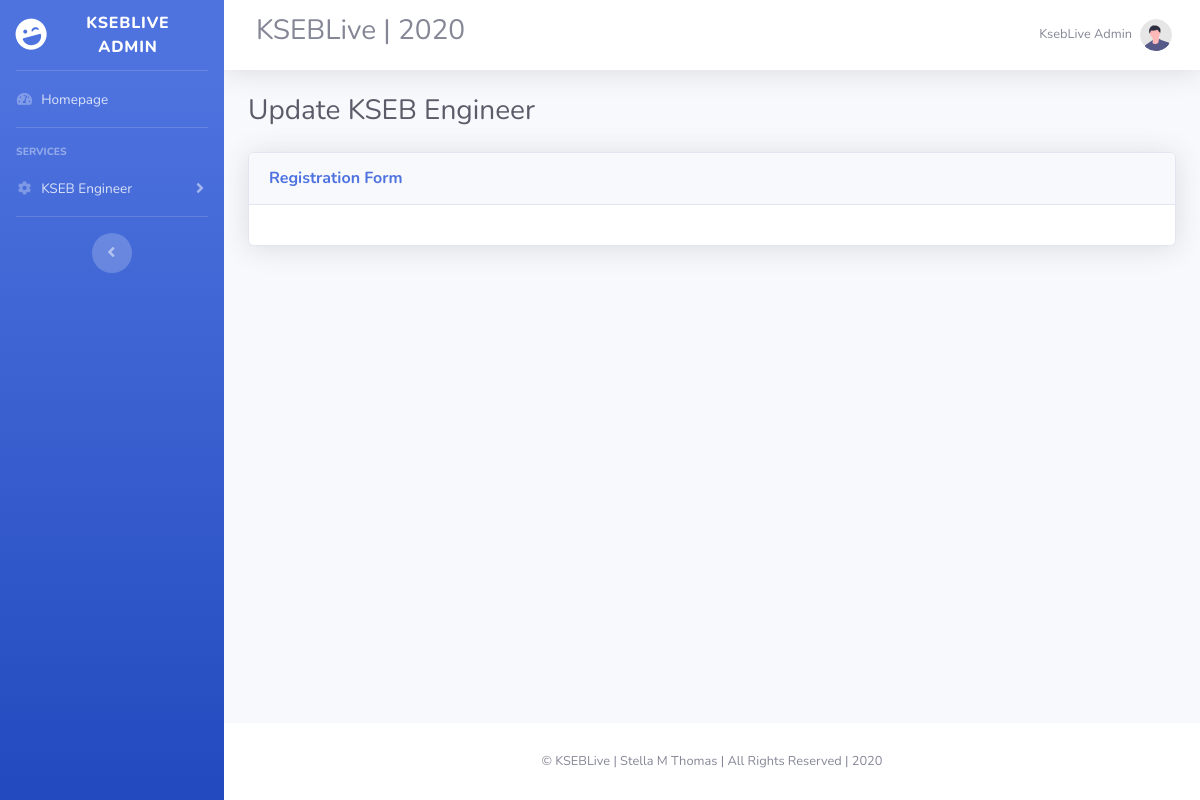
/editengineer.php?t=40fe4b5fdd, run on an earlier commit of the app's database.
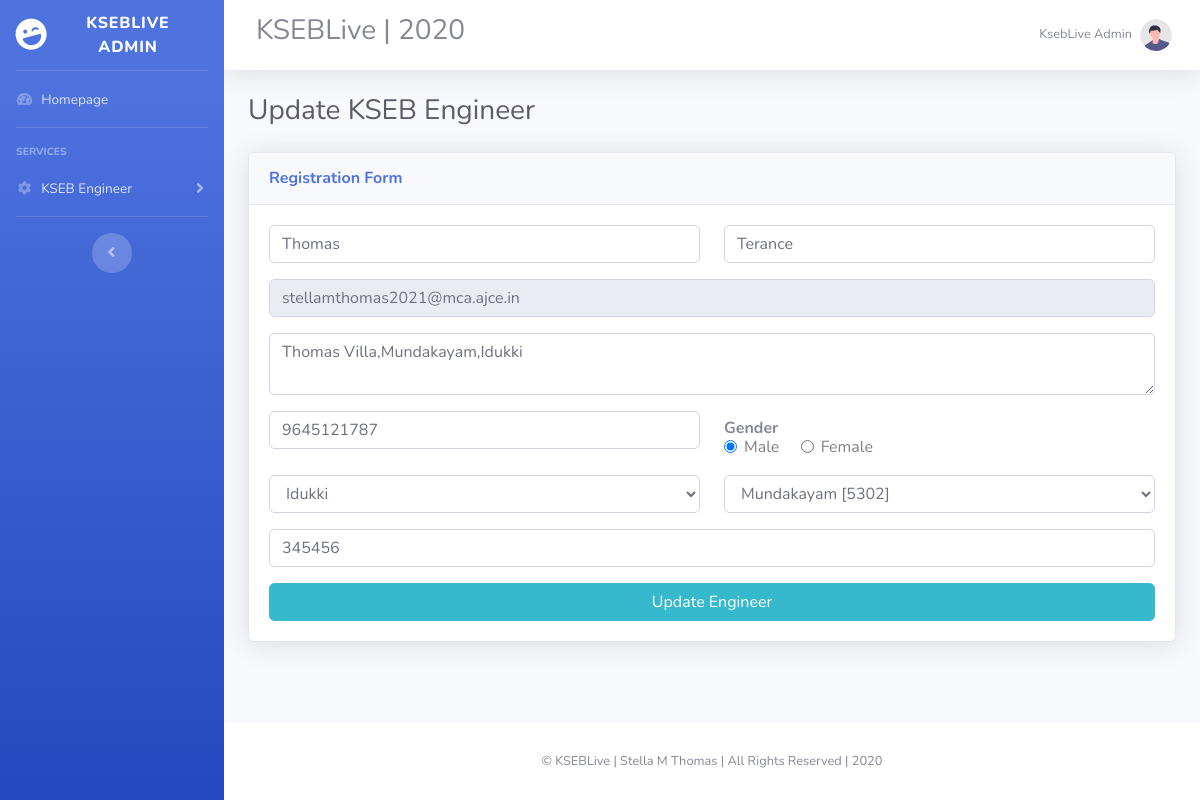
And on a later commit of the database.
### tables this page shows
CREATE TABLE `tb_engineerreg` (
  `engid` int(11) NOT NULL,
  `engkey` varchar(10) NOT NULL,
  `fname` varchar(20) NOT NULL,
  `lname` varchar(20) NOT NULL,
  `address` varchar(100) NOT NULL,
  `gender` varchar(10) NOT NULL,
  `phno` varchar(10) NOT NULL,
  `district` varchar(20) NOT NULL,
  `section` varchar(20) NOT NULL,
  `pincode` varchar(6) NOT NULL,
  `curdate` date NOT NULL,
  `loginid` int(11) NOT NULL
);

### editengineer.php (the view, shortened to what this page needs)
<?php
  include 'connection.php';
  include 'adminheader.php';
  $sql = "select * from tb_engineerreg inner join tb_login where tb_login.id=tb_engineerreg.loginid and tb_engineerreg.engkey='".$_GET['t']."'";
  $result = mysqli_query($conn,$sql);
?>
                <div class="container-fluid">
                    <h1 class="h3 mb-2 text-gray-800">Update KSEB Engineer</h1>
                    <div class="card shadow mb-4">
                        <div class="card-header py-3">
                            <h6 class="m-0 font-weight-bold text-primary">Registration Form</h6>
                        </div>
                        <div class="card-body" >
                          <?php while ($row=mysqli_fetch_array($result))
                          {  ?>
                          <form role="form" action="updateengineerreg.php?t=<?php echo $_GET['t']; ?>" method="post" enctype="multipart/form-data">
              			    			<div class="row">
              			    				<div class="col-xs-6 col-sm-6 col-md-6">
              			    					<div class="form-group">
              			               				<input type="text" name="fname" class="form-control input-sm" placeholder="First Name" value="<?php echo $row['fname']; ?>">
              			    					</div>
              			    				</div>
              			    				<div class="col-xs-6 col-sm-6 col-md-6">
              			    					<div class="form-group">
              			    						<input type="text" name="lname" class="form-control input-sm" placeholder="Last Name" value="<?php echo $row['lname']; ?>">
              			    					</div>
              			    				</div>
              			    			</div>
              			    			<div class="form-group">
              			    				<input type="email" name="email"  class="form-control input-sm" placeholder="Email Address" value="<?php echo $row['username']; ?>" readonly>
              			    			</div>
              			    			<div class="form-group">
              			    				<textarea rows="2" name="address" class="form-control input-sm" placeholder="Address"><?php echo $row['address']; ?></textarea>
              			    			</div>
              			    			<div class="row">
              			    				<div class="col-xs-6 col-sm-6 col-md-6">
              			    					<div class="form-group">
              			               				<input type="text" name="phno" class="form-control input-sm" placeholder="Phone Number" value="<?php echo $row['phno']; ?>">
              			    					</div>
              			    				</div>
              			    				<div class="col-xs-6 col-sm-6 col-md-6">
              			    					<div class="form-group">
              			    						<div class="form-check"><label class="form-check-input" for="exampleRadios1" style="color: Gender;font-weight: bold;">Gender</label><br>
                <input class="form-check-input" type="radio" name="gender" value="Male" <?=$row['gender'] == 'Male' ? ' checked ' : '';?>>
                <label class="form-check-label" for="exampleRadios1" style="color: grey;">
                  Male &nbsp;&nbsp;&nbsp;&nbsp;&nbsp;&nbsp;&nbsp;&nbsp;
                </label>
                <input class="form-check-input" type="radio" name="gender" value="Female" <?=$row['gender'] == 'Female' ? ' checked ' : '';?>>
                <label class="form-check-label" for="exampleRadios2" style="color: grey;">
                  Female
                </label>
              </div>
              			    					</div>
              			    				</div>
              			    			</div>
                              <div class="row">
              			    				<div class="col-xs-6 col-sm-6 col-md-6">
                                  <div class="form-group">
              			               				<select class="form-control bfh-states" data-country="US" data-state="CA" name="district">
              			               					<option value="Idukki" <?=$row['district'] == 'Idukki' ? ' selected="selected"' : '';?>>Idukki</option>
              			               				</select>
              			    					</div>
              			    				</div>
              			    				<div class="col-xs-6 col-sm-6 col-md-6">
                                  <div class="form-group">
                                    <select class="form-control bfh-states" data-country="US" data-state="CA" name="section">
                                      <option value="Mundakayam [5302]" <?=$row['section'] == 'Mundakayam [5302]' ? ' selected="selected"' : '';?>>Mundakayam [5302]</option>
                                    </select>
              			    					</div>
              			    				</div>
              			    			</div>
                              <div class="form-group">
                                <input type="text" name="pincode" class="form-control input-sm" placeholder="Pincode" value="<?php echo $row['pincode']; ?>">
                              </div>
  			    			<input type="submit" value="Update Engineer" class="btn btn-info btn-block">
              			    		</form>
<?php } ?>
                        </div>
                    </div>
                </div>
<?php include 'adminfooter.php'; ?>

What changed in the data, as far as the page shows it:
added tb_engineerreg: fname "Thomas", lname "Terance", email "stellamthomas2021@mca.ajce.in", address "Thomas Villa,Mundakayam,Idukki", phno "9645121787", gender "☑", district "Idukki", section "Mundakayam [5302]", pincode "345456"
